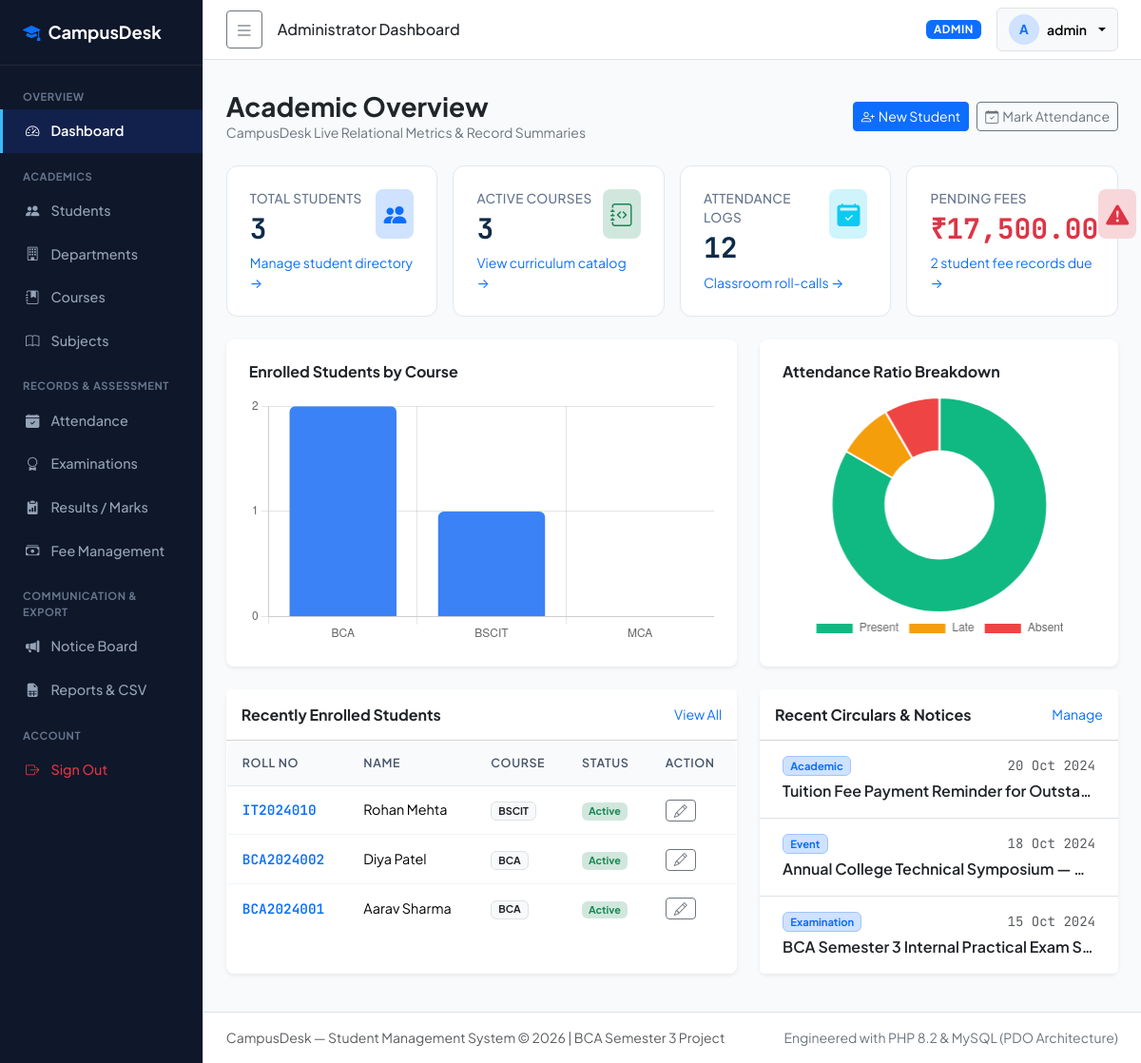
Page /admin/dashboard.php (signed in) on the committed database.
### tables this page shows
CREATE TABLE `students` (
  `student_id` INT AUTO_INCREMENT PRIMARY KEY,
  `student_code` VARCHAR(30) NOT NULL UNIQUE COMMENT 'Academic Roll Number / Enrollment No',
  `user_id` INT NULL UNIQUE COMMENT 'Linked user login account',
  `course_id` INT NOT NULL,
  `full_name` VARCHAR(100) NOT NULL,
  `email` VARCHAR(100) NOT NULL UNIQUE,
  `phone` VARCHAR(20) NOT NULL,
  `dob` DATE NOT NULL,
  `gender` ENUM('Male', 'Female', 'Other') NOT NULL,
  `address` TEXT NOT NULL,
  `admission_date` DATE NOT NULL,
  `enrollment_status` ENUM('Active', 'Graduated', 'Suspended', 'Withdrawn') NOT NULL DEFAULT 'Active',
  `created_at` TIMESTAMP DEFAULT CURRENT_TIMESTAMP,
  `updated_at` TIMESTAMP DEFAULT CURRENT_TIMESTAMP ON UPDATE CURRENT_TIMESTAMP,
  CONSTRAINT `fk_students_user` FOREIGN KEY (`user_id`) REFERENCES `users` (`user_id`) ON DELETE SET NULL ON UPDATE CASCADE,
  CONSTRAINT `fk_students_course` FOREIGN KEY (`course_id`) REFERENCES `courses` (`course_id`) ON DELETE RESTRICT ON UPDATE CASCADE,
  INDEX `idx_students_code` (`student_code`),
  INDEX `idx_students_course` (`course_id`),
  INDEX `idx_students_status` (`enrollment_status`)
);

CREATE TABLE `courses` (
  `course_id` INT AUTO_INCREMENT PRIMARY KEY,
  `dept_id` INT NOT NULL,
  `course_name` VARCHAR(120) NOT NULL,
  `course_code` VARCHAR(20) NOT NULL UNIQUE,
  `duration_years` DECIMAL(3,1) NOT NULL DEFAULT 3.0,
  `description` TEXT NULL,
  `status` ENUM('active', 'inactive') NOT NULL DEFAULT 'active',
  `created_at` TIMESTAMP DEFAULT CURRENT_TIMESTAMP,
  CONSTRAINT `fk_courses_dept` FOREIGN KEY (`dept_id`) REFERENCES `departments` (`dept_id`) ON DELETE RESTRICT ON UPDATE CASCADE,
  INDEX `idx_courses_dept` (`dept_id`)
);

CREATE TABLE `notices` (
  `notice_id` INT AUTO_INCREMENT PRIMARY KEY,
  `title` VARCHAR(150) NOT NULL,
  `content` TEXT NOT NULL,
  `category` ENUM('Academic', 'Examination', 'Event', 'Urgent', 'General') NOT NULL DEFAULT 'General',
  `published_by` INT NOT NULL,
  `publish_date` DATE NOT NULL,
  `expiry_date` DATE NULL,
  `status` ENUM('Published', 'Draft') NOT NULL DEFAULT 'Published',
  `created_at` TIMESTAMP DEFAULT CURRENT_TIMESTAMP,
  CONSTRAINT `fk_notices_author` FOREIGN KEY (`published_by`) REFERENCES `users` (`user_id`) ON DELETE CASCADE ON UPDATE CASCADE,
  INDEX `idx_notices_status_date` (`status`, `publish_date`)
);

### includes/functions.php (called while the page is built, shortened)
<?php
function e(?string $string): string {
    return htmlspecialchars((string)$string, ENT_QUOTES, 'UTF-8');
}
function format_currency(float|int|string $amount): string {
    $num = (float)$amount;
    return '₹' . number_format($num, 2);
}
function format_date(?string $date_str): string {
    $time = strtotime($date_str);
    return $time ? date('d M Y', $time) : $date_str;
}

### admin/dashboard.php (the view, shortened to what this page needs)
<?php
require_once __DIR__ . '/../config/database.php';
require_once __DIR__ . '/../includes/functions.php';
try {
    $total_students = (int)$pdo->query("SELECT COUNT(*) FROM students")->fetchColumn();
    $total_courses = (int)$pdo->query("SELECT COUNT(*) FROM courses WHERE status = 'active'")->fetchColumn();
    $total_attendance = (int)$pdo->query("SELECT COUNT(*) FROM attendance")->fetchColumn();
    $fee_stats = $pdo->query("
        SELECT
            COUNT(CASE WHEN payment_status != 'Paid' THEN 1 END) AS pending_count,
            COALESCE(SUM(total_amount - paid_amount), 0) AS outstanding_amount
        FROM fees
    ")->fetch();
    $pending_fee_count = (int)($fee_stats['pending_count'] ?? 0);
    $outstanding_fee_amount = (float)($fee_stats['outstanding_amount'] ?? 0.0);
    $recent_students = $pdo->query("
        SELECT s.student_id, s.student_code, s.full_name, s.email, s.enrollment_status, c.course_code
        FROM students s
        JOIN courses c ON s.course_id = c.course_id
        ORDER BY s.student_id DESC
        LIMIT 5
    ")->fetchAll();
    $recent_notices = $pdo->query("
        SELECT notice_id, title, category, publish_date, status
        FROM notices
        ORDER BY publish_date DESC, notice_id DESC
        LIMIT 4
    ")->fetchAll();
    $course_distribution = $pdo->query("
        SELECT c.course_code, COUNT(s.student_id) as student_count
        FROM courses c
        LEFT JOIN students s ON c.course_id = s.course_id
        GROUP BY c.course_id, c.course_code
    ")->fetchAll();
    $chart_courses_labels = array_column($course_distribution, 'course_code');
    $chart_courses_data = array_map('intval', array_column($course_distribution, 'student_count'));
    $attendance_breakdown = $pdo->query("
        SELECT
            SUM(CASE WHEN status = 'Present' THEN 1 ELSE 0 END) as present_count,
            SUM(CASE WHEN status = 'Late' THEN 1 ELSE 0 END) as late_count,
            SUM(CASE WHEN status = 'Absent' THEN 1 ELSE 0 END) as absent_count
        FROM attendance
    ")->fetch();
    $chart_att_data = [
        (int)($attendance_breakdown['present_count'] ?? 0),
        (int)($attendance_breakdown['late_count'] ?? 0),
        (int)($attendance_breakdown['absent_count'] ?? 0)
    ];
} catch (PDOException $e) {
    error_log("Dashboard query error: " . $e->getMessage());
    $total_students = $total_courses = $total_attendance = $pending_fee_count = 0;
    $outstanding_fee_amount = 0.0;
    $recent_students = [];
    $recent_notices = [];
    $chart_courses_labels = [];
    $chart_courses_data = [];
    $chart_att_data = [0, 0, 0];
}
require_once __DIR__ . '/../includes/header.php';
require_once __DIR__ . '/../includes/sidebar.php';
require_once __DIR__ . '/../includes/navbar.php';
?>
<div class="container-fluid px-4 py-3">
  <div class="d-flex justify-content-between align-items-center mb-4 flex-wrap gap-2">
    <div>
      <h3 class="fw-bold text-dark mb-0">Academic Overview</h3>
      <div class="text-secondary small">CampusDesk Live Relational Metrics &amp; Record Summaries</div>
    </div>
    <div class="d-flex gap-2">
      <a href="student_add.php" class="btn btn-primary btn-sm"><i class="bi bi-person-plus me-1"></i>New Student</a>
      <a href="attendance.php" class="btn btn-outline-secondary btn-sm"><i class="bi bi-calendar-check me-1"></i>Mark Attendance</a>
    </div>
  </div>
  <div class="row g-3 mb-4">
    <div class="col-sm-6 col-xl-3">
      <div class="card-stat">
        <div class="d-flex justify-content-between align-items-start">
          <div>
            <div class="stat-label">Total Students</div>
            <div class="stat-value tabular-nums mt-1"><?= number_format($total_students) ?></div>
          </div>
          <div class="p-2 bg-primary-subtle text-primary rounded-3"><i class="bi bi-people-fill fs-4"></i></div>
        </div>
        <div class="small text-muted mt-2"><a href="students.php" class="text-decoration-none">Manage student directory &rarr;</a></div>
      </div>
    </div>
    <div class="col-sm-6 col-xl-3">
      <div class="card-stat">
        <div class="d-flex justify-content-between align-items-start">
          <div>
            <div class="stat-label">Active Courses</div>
            <div class="stat-value tabular-nums mt-1"><?= number_format($total_courses) ?></div>
          </div>
          <div class="p-2 bg-success-subtle text-success rounded-3"><i class="bi bi-journal-code fs-4"></i></div>
        </div>
        <div class="small text-muted mt-2"><a href="courses.php" class="text-decoration-none">View curriculum catalog &rarr;</a></div>
      </div>
    </div>
    <div class="col-sm-6 col-xl-3">
      <div class="card-stat">
        <div class="d-flex justify-content-between align-items-start">
          <div>
            <div class="stat-label">Attendance Logs</div>
            <div class="stat-value tabular-nums mt-1"><?= number_format($total_attendance) ?></div>
          </div>
          <div class="p-2 bg-info-subtle text-info rounded-3"><i class="bi bi-calendar2-check-fill fs-4"></i></div>
        </div>
        <div class="small text-muted mt-2"><a href="attendance.php" class="text-decoration-none">Classroom roll-calls &rarr;</a></div>
      </div>
    </div>
    <div class="col-sm-6 col-xl-3">
      <div class="card-stat">
        <div class="d-flex justify-content-between align-items-start">
          <div>
            <div class="stat-label">Pending Fees</div>
            <div class="stat-value tabular-nums mt-1 text-danger"><?= format_currency($outstanding_fee_amount) ?></div>
          </div>
          <div class="p-2 bg-danger-subtle text-danger rounded-3"><i class="bi bi-exclamation-triangle-fill fs-4"></i></div>
        </div>
        <div class="small text-muted mt-2"><a href="fees.php" class="text-decoration-none"><?= $pending_fee_count ?> student fee records due &rarr;</a></div>
      </div>
    </div>
  </div>
  <div class="row g-4 mb-4">
    <div class="col-lg-7">
      <div class="card border-0 shadow-sm rounded-3 p-4 bg-white h-100">
        <h6 class="fw-bold text-dark mb-3">Enrolled Students by Course</h6>
        <?php if (empty($chart_courses_labels)): ?>
          <div class="text-center py-5 text-muted small">No course enrollment data found.</div>
        <?php else: ?>
          <div style="height: 260px;">
            <canvas id="courseChart"></canvas>
          </div>
        <?php endif; ?>
      </div>
    </div>
    <div class="col-lg-5">
      <div class="card border-0 shadow-sm rounded-3 p-4 bg-white h-100">
        <h6 class="fw-bold text-dark mb-3">Attendance Ratio Breakdown</h6>
        <?php if (array_sum($chart_att_data) === 0): ?>
          <div class="text-center py-5 text-muted small">No attendance sessions recorded yet.</div>
        <?php else: ?>
          <div style="height: 260px; position: relative;">
            <canvas id="attendanceChart"></canvas>
          </div>
        <?php endif; ?>
      </div>
    </div>
  </div>
  <div class="row g-4 mb-4">
    <div class="col-lg-7">
      <div class="card border-0 shadow-sm rounded-3 bg-white h-100">
        <div class="card-header bg-white py-3 d-flex justify-content-between align-items-center">
          <h6 class="fw-bold text-dark mb-0">Recently Enrolled Students</h6>
          <a href="students.php" class="small text-primary text-decoration-none">View All</a>
        </div>
        <div class="table-responsive">
          <table class="table table-hover table-cd mb-0">
            <thead>
              <tr>
                <th>Roll No</th>
                <th>Name</th>
                <th>Course</th>
                <th>Status</th>
                <th>Action</th>
              </tr>
            </thead>
            <tbody>
              <?php if (empty($recent_students)): ?>
                <tr><td colspan="5" class="text-center text-muted py-4">No student records found.</td></tr>
              <?php else: ?>
                <?php foreach ($recent_students as $st): ?>
                  <tr>
                    <td class="tabular-nums fw-semibold text-primary"><?= e($st['student_code']) ?></td>
                    <td><?= e($st['full_name']) ?></td>
                    <td><span class="badge bg-light text-dark border"><?= e($st['course_code']) ?></span></td>
                    <td>
                      <span class="badge <?= $st['enrollment_status'] === 'Active' ? 'bg-success-subtle text-success' : 'bg-secondary-subtle text-secondary' ?>">
                        <?= e($st['enrollment_status']) ?>
                      </span>
                    </td>
                    <td>
                      <a href="student_edit.php?id=<?= (int)$st['student_id'] ?>" class="btn btn-sm btn-outline-secondary py-0 px-2" title="Edit">
                        <i class="bi bi-pencil"></i>
                      </a>
                    </td>
                  </tr>
                <?php endforeach; ?>
              <?php endif; ?>
            </tbody>
          </table>
        </div>
      </div>
    </div>
    <div class="col-lg-5">
      <div class="card border-0 shadow-sm rounded-3 bg-white h-100">
        <div class="card-header bg-white py-3 d-flex justify-content-between align-items-center">
          <h6 class="fw-bold text-dark mb-0">Recent Circulars &amp; Notices</h6>
          <a href="notices.php" class="small text-primary text-decoration-none">Manage</a>
        </div>
        <div class="list-group list-group-flush">
          <?php if (empty($recent_notices)): ?>
            <div class="text-center py-4 text-muted small">No announcements published.</div>
          <?php else: ?>
            <?php foreach ($recent_notices as $not): ?>
              <div class="list-group-item px-4 py-3">
                <div class="d-flex justify-content-between align-items-start mb-1">
                  <span class="badge bg-primary-subtle text-primary border border-primary-subtle" style="font-size: 0.7rem;">
                    <?= e($not['category']) ?>
                  </span>
                  <span class="text-muted small tabular-nums"><?= format_date($not['publish_date']) ?></span>
                </div>
                <div class="fw-semibold text-dark text-truncate"><?= e($not['title']) ?></div>
              </div>
            <?php endforeach; ?>
          <?php endif; ?>
        </div>
      </div>
    </div>
  </div>
</div>
<script>
document.addEventListener('DOMContentLoaded', function() {
  <?php if (!empty($chart_courses_labels)): ?>
  // Students by Course Bar Chart
  const ctxCourse = document.getElementById('courseChart');
  if (ctxCourse) {
    new Chart(ctxCourse, {
      type: 'bar',
      data: {
        labels: <?= json_encode($chart_courses_labels) ?>,
        datasets: [{
          label: 'Enrolled Students',
          data: <?= json_encode($chart_courses_data) ?>,
          backgroundColor: '#3b82f6',
          borderRadius: 6
        }]
      },
      options: {
        responsive: true,
        maintainAspectRatio: false,
        plugins: { legend: { display: false } },
        scales: {
          y: { beginAtZero: true, ticks: { precision: 0 } }
        }
      }
    });
  }
  <?php endif; ?>
  <?php if (array_sum($chart_att_data) > 0): ?>
  // Attendance Doughnut Chart
  const ctxAtt = document.getElementById('attendanceChart');
  if (ctxAtt) {
    new Chart(ctxAtt, {
      type: 'doughnut',
      data: {
        labels: ['Present', 'Late', 'Absent'],
        datasets: [{
          data: <?= json_encode($chart_att_data) ?>,
          backgroundColor: ['#10b981', '#f59e0b', '#ef4444']
        }]
      },
      options: {
        responsive: true,
        maintainAspectRatio: false,
        plugins: {
          legend: { position: 'bottom' }
        }
      }
    });
  }
  <?php endif; ?>
});
</script>
<?php require_once __DIR__ . '/../includes/footer.php'; ?>

### rows in the picture
students: student_code "IT2024010", full_name "Rohan Mehta", course.course_code "BSCIT", enrollment_status "Active"
students: student_code "BCA2024002", full_name "Diya Patel", course.course_code "BCA", enrollment_status "Active"
students: student_code "BCA2024001", full_name "Aarav Sharma", course.course_code "BCA", enrollment_status "Active"
notices: category "Academic", publish_date "20 Oct 2024", title "Tuition Fee Payment Reminder for Outsta…"
notices: category "Event", publish_date "18 Oct 2024", title "Annual College Technical Symposium —…"
notices: category "Examination", publish_date "15 Oct 2024", title "BCA Semester 3 Internal Practical Exam S…"

### other values in the picture
$page_title "Administrator Dashboard"
$user['role'] "ADMIN"
substr($user['full_name'] ?? 'U', 0, 1) "A"
$user['full_name'] "admin"
$total_students "3"
$total_courses "3"
$total_attendance "12"
format_currency($outstanding_fee_amount) "₹17,500.00"
$pending_fee_count "2"
chart data {{ json_encode($chart_courses_labels) }} ["BCA","BSCIT","MCA"]
chart data {{ json_encode($chart_courses_data) }} [2,1,0]
chart data {{ json_encode($chart_att_data) }} [10,1,1]
